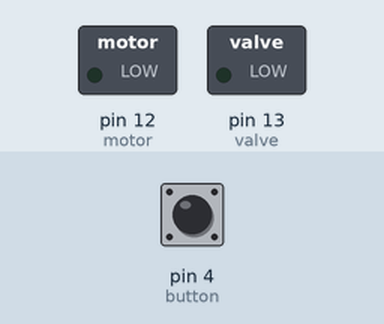
Simulated run of this sketch. Board: Arduino Uno, built with avr-gcc and run on an emulated ATmega328P. Parts: switched loads named in the sketch (green lamp = pin HIGH). Inputs (shaded band) come from the test bench; at power-on: pin 4 (button) HIGH. What the sketch prints to the serial monitor is not drawn.

Above: at 2.2 s.
2.3 s: pin 4 (button) pulled LOW for 0.15 s
At 2.8 s:
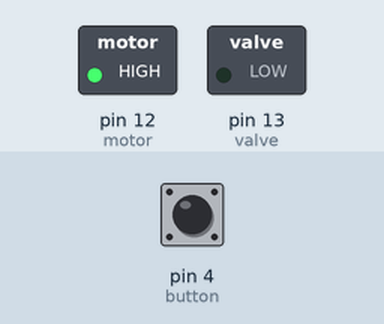
At 14.6 s:
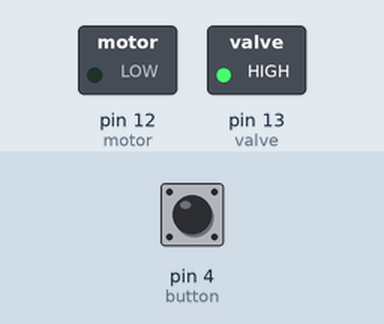
Timing chart, 0 to 15.3 s (numbered marks = the images above; inputs shaded):
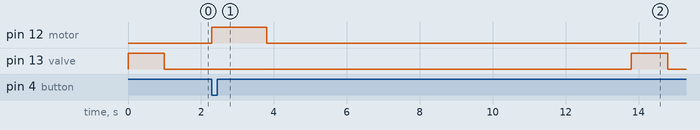

The sketch:

vacuum.ino
```cpp
#define valve 13
#define motor 12
#define button 4

void setup() {
  // put your setup code here, to run once:
  Serial.begin(9600);
  pinMode(valve, OUTPUT);
  pinMode(motor, OUTPUT);
  pinMode(button, INPUT);

  digitalWrite(valve,1);
  delay(1000);
  // digitalWrite(motor,1);
  // delay(1000);
  // digitalWrite(motor,0);
  // delay(50);
  digitalWrite(valve,0);
  // digitalWrite(valve, 1);
  // delay(5000);
  // digitalWrite(valve, 0);
  // Serial.println("done");
}

void loop() {
  //we suck air threw the cup, we create vacuum
  Serial.println(digitalRead(button));
  if (!digitalRead(button)) {
    digitalWrite(motor,1);
    delay(1500);
    digitalWrite(motor,0);
    delay(10000);
    //we release vacuum by letting air go out
    digitalWrite(valve,1);
    delay(1000);
    digitalWrite(valve,0);
    delay(5000);
  }
}
```

Measured:
- after the input at 2.3 s, pin 12 (motor): LOW → HIGH at once, → LOW 1.5 s later; pin 13 (valve): LOW → HIGH after 11.5 s, → LOW 1.0 s later
